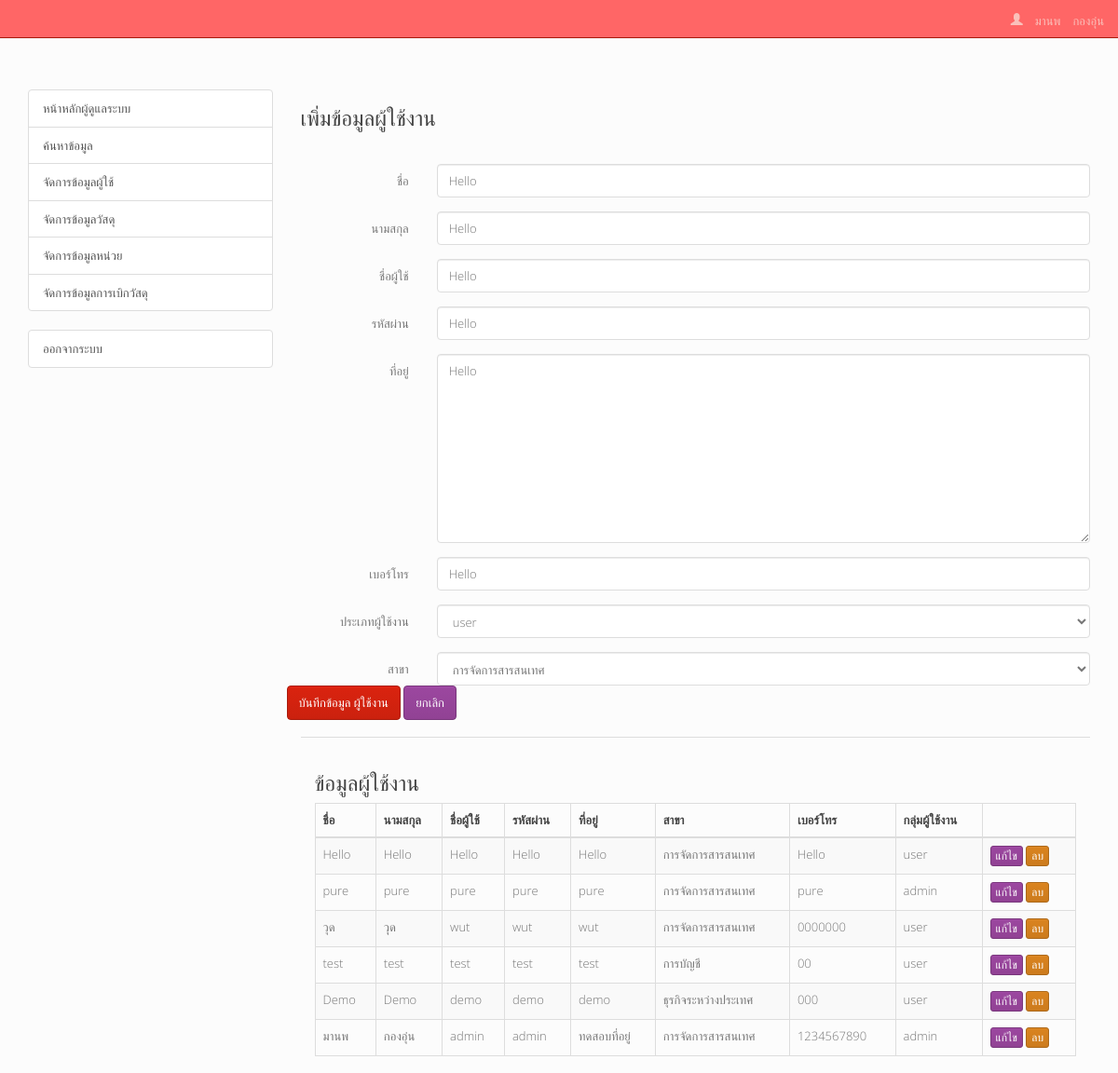
/admin_user.php?action=edit&id=33 (signed in), run on the app's committed database.
### tables this page shows
CREATE TABLE IF NOT EXISTS `user` (
  `id` int(11) NOT NULL AUTO_INCREMENT,
  `firstname` varchar(100) NOT NULL COMMENT 'ชื่อ',
  `lastname` varchar(100) NOT NULL COMMENT 'นามสกุล',
  `username` varchar(45) NOT NULL COMMENT 'ชื่อผู้ใบ้',
  `password` varchar(45) NOT NULL COMMENT 'รหัสผ่าน',
  `address` text NOT NULL COMMENT 'ที่อยู่',
  `major_id` int(2) NOT NULL,
  `tel` varchar(20) DEFAULT NULL COMMENT 'เบอร์โทร',
  `user_type` enum('admin','user') NOT NULL DEFAULT 'user' COMMENT 'กลุ่มผู้ใช้งาน',
  PRIMARY KEY (`id`),
  UNIQUE KEY `username_UNIQUE` (`username`),
  KEY `fk_user_major1` (`major_id`) USING BTREE
);

CREATE TABLE IF NOT EXISTS `major` (
  `id` int(11) NOT NULL AUTO_INCREMENT,
  `major` varchar(50) NOT NULL COMMENT 'แผนก',
  PRIMARY KEY (`id`)
);

### admin_user.php (the view, shortened to what this page needs)
<?php
include 'html_head.php';
include 'dbcon.php';
$firstname	= null;
$lastname	= null;
$username	= null;
$password	= null;
$address	= null;
$tel		= null;
$user_type	= null;
$major_id	= null;
if(isset($_GET['action']) && $_GET['action']=='edit'){
    $uid = $_GET['id'];
    $sqle = "SELECT * FROM user WHERE id=:uid";
    $resulte = $con->prepare($sqle);
    $resulte->execute(array('uid'=>$uid));
    $rse = $resulte->fetch();
    $firstname = $rse['firstname'];
	$lastname = $rse['lastname'];
	$username = $rse['username'];
	$password = $rse['password'];
	$major_id = $rse['major_id'];
	$address = $rse['address'];
	$tel 	= $rse['tel'];
	$user_type = $rse['user_type'];
}
$sql = "SELECT user.*,major.major FROM user JOIN major ON user.major_id = major.id ORDER BY id DESC";
$result = $con->prepare($sql);
$result->execute();
?>
<div class="row">
<div class="col-md-12">
<h3>เพิ่มข้อมูลผู้ใช้งาน</h3>
<p>&nbsp;</p>
<form method="post" action="<?php echo $_SERVER['PHP_SELF'];?>" class="form-horizontal">
    <div class="form-group">
        <label class="control-label col-md-2" for="u-firstname">ชื่อ</label>
        <div class="col-md-10">
            <input id="u-firstname" class="form-control" type="text" name="u[firstname]" value="<?php echo $firstname;?>" required="required">
        </div>
    </div>
    <div class="form-group">
        <label class="control-label col-md-2" for="u-lastname">นามสกุล</label>
        <div class="col-md-10">
            <input id="u-lastname" class="form-control" type="text" name="u[lastname]" value="<?php echo $lastname;?>" required="required">
        </div>
    </div>
    <div class="form-group">
        <label class="control-label col-md-2" for="u-username">ชื่อผู้ใช้</label>
        <div class="col-md-10">
            <input id="u-username" class="form-control" type="text" name="u[username]" value="<?php echo $username;?>" required="required">
        </div>
    </div>
    <div class="form-group">
        <label class="control-label col-md-2" for="u-password">รหัสผ่าน</label>
        <div class="col-md-10">
            <input id="u-password" class="form-control" type="text" name="u[password]" value="<?php echo $password;?>" required="required">
        </div>
    </div>
    <div class="form-group">
        <label class="control-label col-md-2" for="u-address">ที่อยู่</label>
        <div class="col-md-10">
            <textarea name="u[address]" class="form-control" rows="10"  required="required"><?php echo $address;?></textarea>
        </div>
    </div>
    <div class="form-group">
        <label class="control-label col-md-2" for="u-tel">เบอร์โทร</label>
        <div class="col-md-10">
            <input id="u-tel" class="form-control" type="text" name="u[tel]" value="<?php echo $tel;?>" >
        </div>
    </div>
    <div class="form-group">
        <label class="control-label col-md-2" for="u-user_type">ประเภทผู้ใช้งาน</label>
        <div class="col-md-10">
            <select name="u[user_type]" class="form-control" id="u-user_type">
				<option value="user" <?php if($user_type=='user'){?> selected="selected"<?php }?>>user</option>
			</select>
             </div>
    </div>
     <div class="form-group">
        <label class="control-label col-md-2" for="u-major_id">สาขา</label>
        <div class="col-md-10">
            <select name="u[major_id]" class="form-control" id="u-major_id">
                        <?php
                        $major=$con->prepare("SELECT * FROM major");
                        $major->execute();
                        while($ma = $major->fetch()){?>
                            <option value="<?php echo $ma['id'];?>" <?php echo ($ma['id']==$major_id)?"selected":""; ?>><?php echo $ma[1];?></option>
                        <?php }?>
                    </select>
        </div>
        <input type="submit" value="บันทึกข้อมูล ผู้ใช้งาน" class="btn btn-primary">
        <?php if(isset($_GET['action']) && $_GET['action']=='edit'){  ?>
            <a href="admin_user.php" class="btn btn-warning">ยกเลิก</a>
        <?php }?>
</form>
</div>
<hr />
<div class="col-md-12">
<h3>ข้อมูลผู้ใช้งาน</h3>
<div class="table-responsive">
<table class="table table-bordered table-hover table-striped">
    <thead>
        <tr>
    		<th>ชื่อ</th>
			<th>นามสกุล</th>
			<th>ชื่อผู้ใช้</th>
			<th>รหัสผ่าน</th>
			<th>ที่อยู่</th>
            <th>สาขา</th>
			<th>เบอร์โทร</th>
            <th>กลุ่มผู้ใช้งาน</th>
            <th></th>
        </tr>
    </thead>
    <tbody>
    <?php while($rs_item=$result->fetch()){?>
        <tr>
    		<td><?php echo $rs_item['firstname'];?></td>
			<td><?php echo $rs_item['lastname'];?></td>
			<td><?php echo $rs_item['username'];?></td>
			<td><?php echo $rs_item['password'];?></td>
			<td><?php echo $rs_item['address'];?></td>
            <td><?php echo $rs_item['major'];?></td>
			<td><?php echo $rs_item['tel'];?></td>
			<td><?php echo $rs_item['user_type'];?></td>
            <td>
                <a href="<?php echo $_SERVER['PHP_SELF'];?>?action=edit&id=<?php echo $rs_item['id'];?>" class="btn btn-xs btn-warning">แก้ไข</a>
                <a href="<?php echo $_SERVER['PHP_SELF'];?>?action=delete&id=<?php echo $rs_item['id'];?>" class="btn btn-xs btn-danger" onclick="return confirm('แน่ใจนะว่าต้องการลบ?');">ลบ</a>
            </td>
        </tr>
    <?php }?>
    </tbody>
</table>
</div>
</div>
</div>

### assets/css/style.css (style rules this page uses)
html { position: relative; min-height: 100%; }
body { padding-top: 8%; margin-bottom: AUTO; }

### data on the page
user: firstname "Hello", lastname "Hello", username "Hello", password "Hello", address "Hello", tel "Hello", user_type "user", major.major "การจัดการสารสนเทศ"
user: firstname "pure", lastname "pure", username "pure", password "pure", address "pure", major.major "การจัดการสารสนเทศ", tel "pure", user_type "admin"
user: firstname "วุด", lastname "วุด", username "wut", password "wut", address "wut", major.major "การจัดการสารสนเทศ", tel "0000000", user_type "user"
user: firstname "test", lastname "test", username "test", password "test", address "test", major.major "การบัญชี", tel "00", user_type "user"
user: firstname "Demo", lastname "Demo", username "demo", password "demo", address "demo", major.major "ธุรกิจระหว่างประเทศ", tel "000", user_type "user"
user: firstname "มานพ", lastname "กองอุ่น", username "admin", password "admin", address "ทดสอบที่อยู่", major.major "การจัดการสารสนเทศ", tel "1234567890", user_type "admin"

### other printed values
$_SESSION['user']['firstname'] "มานพ"
$_SESSION['user']['lastname'] "กองอุ่น"
